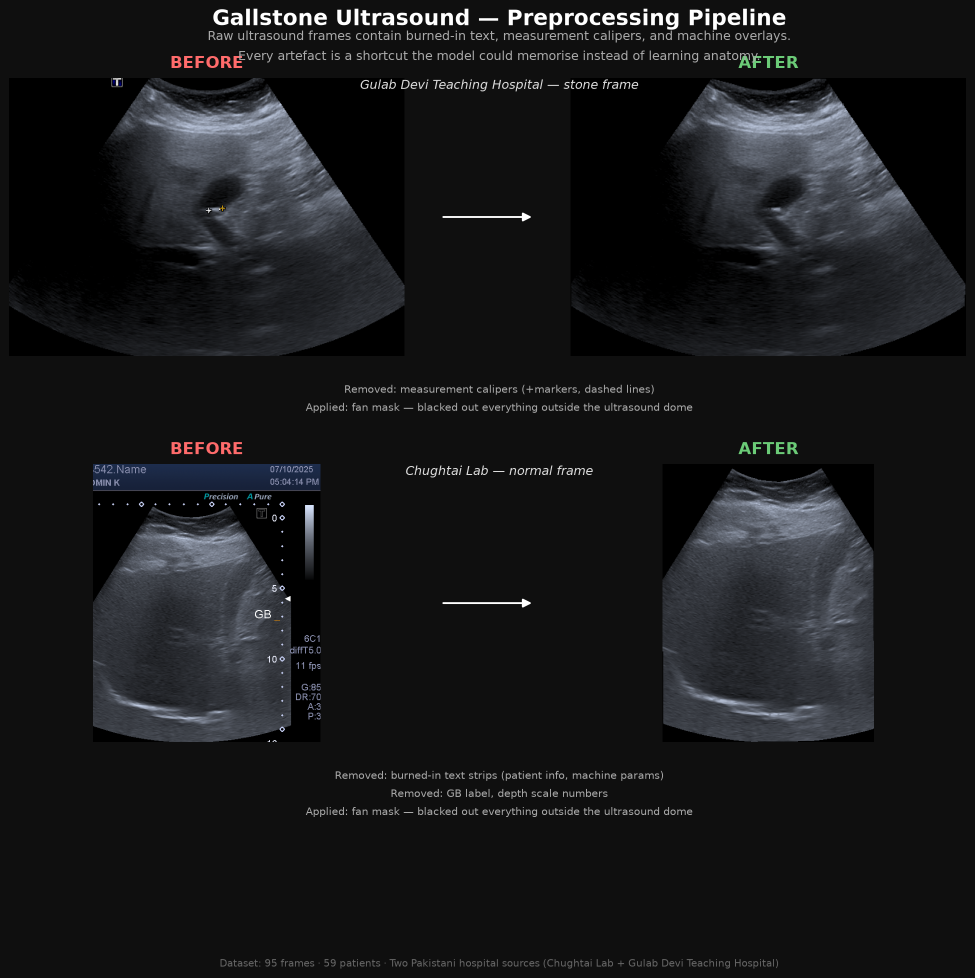
#> input picture pipeline_preview.png, 1950 x 1956 px (shown at 1/2 size); its folder holds only this picture in this run
$ python make_augmentation_examples.py --image pipeline_preview.png
#> lines starting #> are read from the running program, lines starting #| are printed output that depends on the picture
"""
Generate one example image per augmentation, for documentation.

Takes a single frame from stage3/ and applies each augmentation from the training
pipeline in isolation, so the effect of each can be seen on its own.

IMPORTANT: panels use the STRONGEST setting in each transform's range, not a random
draw. A random draw often lands near the identity value (blur sigma 0.1, jitter
factor 1.0) and produces a panel indistinguishable from the original, which is
useless as documentation. Training still samples these ranges randomly; these
panels show the worst case the model is asked to cope with.

Every range mirrors dataset.py::get_transforms(augment=True) - keep the two in sync:

    RandomHorizontalFlip()                        p = 0.5
    RandomRotation(10)                            +/- 10 degrees        -> demo uses -10
    RandomResizedCrop(224, scale=(0.8, 1.0))      keep 80-100% of area  -> demo uses 0.80
    ColorJitter(brightness=0.3, contrast=0.3)     factor in [0.7, 1.3]  -> demo uses 1.3 / 0.7
    GaussianBlur(kernel_size=3, sigma=(0.1, 1.0))                       -> demo uses 1.0
    AddGaussianNoise(std=0.02)                    applied AFTER Normalize

Outputs per augmentation:
    NN_<name>.png        the augmented image on its own
    diff/NN_<name>.png   |augmented - original|, amplified, to prove what moved

Usage:
    python make_augmentation_examples.py
    python make_augmentation_examples.py --image stage3/stones/<name>.png
    python make_augmentation_examples.py --variants        # random draws of full pipeline
"""

import argparse
import random
from pathlib import Path

import numpy as np
from PIL import Image, ImageChops, ImageDraw, ImageEnhance, ImageFilter

# must match dataset.py
MEAN = np.array([0.485, 0.456, 0.406])
STD = np.array([0.229, 0.224, 0.225])
NOISE_STD = 0.02
SIZE = 224

OUT_DIR = Path("augmentation_examples")
DIFF_DIR = OUT_DIR / "diff"
DIFF_GAIN = 6  # amplify difference maps so subtle changes are visible


def pad_to_square(img: Image.Image) -> Image.Image:
    """Same as dataset.py::_pad_to_square."""
    w, h = img.size
#> w = 1950; h = 1956
    if w == h:
        return img
    s = max(w, h)
#> s = 1956
    canvas = Image.new("RGB", (s, s), (0, 0, 0))
#> canvas: PIL image 1956x1956 RGB; every value is 0
    canvas.paste(img, ((s - w) // 2, (s - h) // 2))
    return canvas


def base(img: Image.Image) -> Image.Image:
    return pad_to_square(img).resize((SIZE, SIZE), Image.BILINEAR)


def crop_at(img: Image.Image, scale: float) -> Image.Image:
    """Centre-biased crop keeping `scale` of the area, resized back to 224."""
#> called with scale = 0.8
    sq = pad_to_square(img)
    w, h = sq.size
#> w = 1956; h = 1956
    cw, ch = int(w * scale ** 0.5), int(h * scale ** 0.5)
#> cw = 1749; ch = 1749
    x, y = (w - cw) // 2, (h - ch) // 2
#> x = 103; y = 103
    return sq.crop((x, y, x + cw, y + ch)).resize((SIZE, SIZE), Image.BILINEAR)
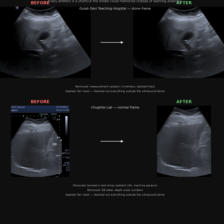
#> returned value: PIL image 224x224 RGB; mean R, G, B 25.6, 26.5, 28.4


def noise(ref: Image.Image, amplify: int = 1) -> Image.Image:
    """
    dataset.py adds noise AFTER Normalize, so std=0.02 there is 0.02 * STD in
    0-1 space: about 1.15 pixel levels out of 255. `amplify` is documentation only.
    """
#> called with amplify = 1
    a = np.asarray(ref).astype(np.float32) / 255.0
    n = np.random.randn(*a.shape) * (NOISE_STD * STD[None, None, :] * amplify)
    return Image.fromarray((np.clip(a + n, 0, 1) * 255).astype(np.uint8))


def full_pipeline(img: Image.Image) -> Image.Image:
    """Everything, randomly sampled, in dataset.py's order."""
    out = pad_to_square(img)
    if random.random() < 0.5:
        out = out.transpose(Image.FLIP_LEFT_RIGHT)
    out = out.rotate(random.uniform(-10, 10), resample=Image.BILINEAR, fillcolor=(0, 0, 0))
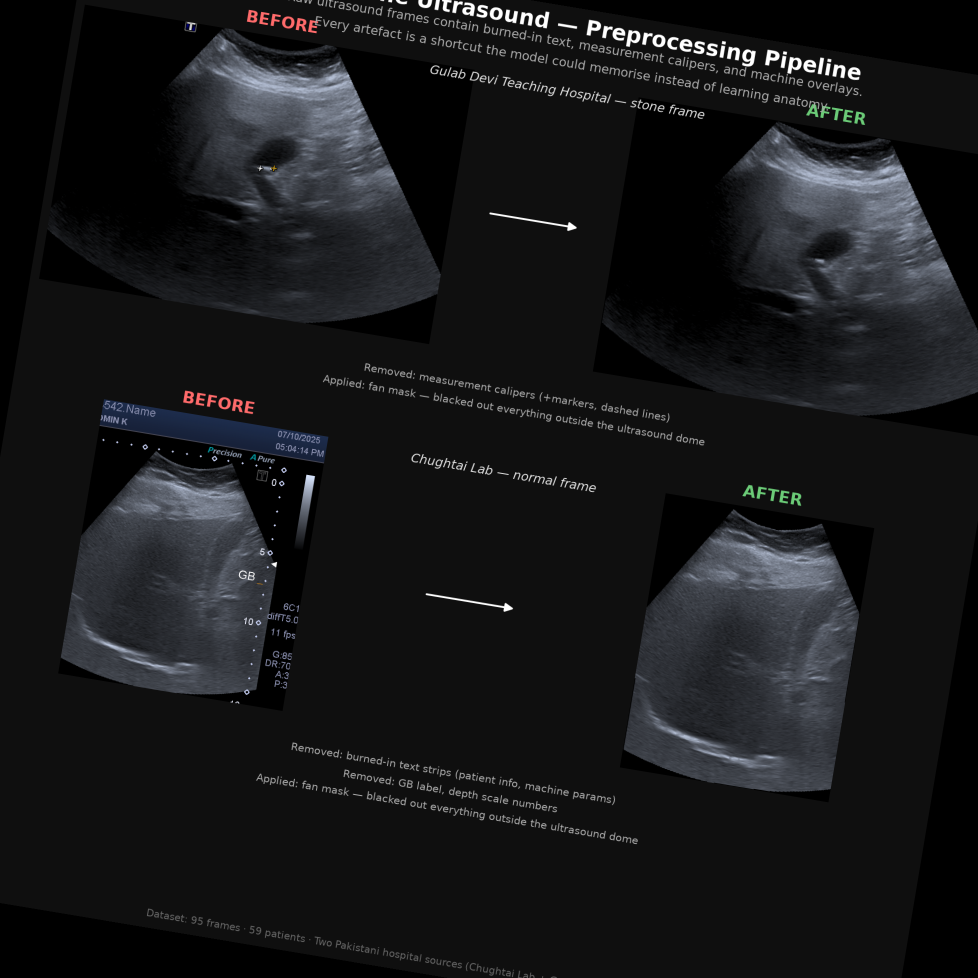
#> out: PIL image 1956x1956 RGB (shown at 1/2 size); mean R, G, B 23.1, 23.8, 25.4
    sq = pad_to_square(out)
    w, h = sq.size
#> w = 1956; h = 1956
    s = random.uniform(0.8, 1.0)
    cw, ch = int(w * s ** 0.5), int(h * s ** 0.5)
#> cw = 1808; ch = 1808
    x, y = random.randint(0, w - cw), random.randint(0, h - ch)
#> x = 57; y = 35
    out = sq.crop((x, y, x + cw, y + ch)).resize((SIZE, SIZE), Image.BILINEAR)
#> out: PIL image 224x224 RGB
    out = ImageEnhance.Brightness(out).enhance(random.uniform(0.7, 1.3))
    out = ImageEnhance.Contrast(out).enhance(random.uniform(0.7, 1.3))
    out = out.filter(ImageFilter.GaussianBlur(radius=random.uniform(0.1, 1.0)))
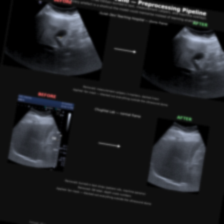
#> out: PIL image 224x224 RGB; mean R, G, B 28.1, 29.1, 31.4
    return noise(out)


def diff_map(ref: Image.Image, aug: Image.Image) -> Image.Image:
    d = ImageChops.difference(ref.convert("RGB"), aug.convert("RGB"))
    a = np.asarray(d).astype(np.float32) * DIFF_GAIN
    return Image.fromarray(np.clip(a, 0, 255).astype(np.uint8))


def label_strip(text: str, width: int, colour=(40, 40, 40)) -> Image.Image:
    strip = Image.new("RGB", (width, 16), (250, 250, 250))
    ImageDraw.Draw(strip).text((2, 2), text, fill=colour)
    return strip


def clean_output_dirs() -> int:
    """
    Wipe PNGs from the output dirs before regenerating.

    Panel names change whenever the demo parameters change, so stale files from an
    earlier run would otherwise sit alongside the new ones and be mistaken for them.
    Scoped deliberately: only *.png, only in these two directories, no recursion.
    """
    removed = 0
    for d in (OUT_DIR, DIFF_DIR):
        if not d.is_dir():
            continue
        for f in d.glob("*.png"):
            f.unlink()
            removed += 1
    return removed


def main() -> None:
    ap = argparse.ArgumentParser()
    ap.add_argument("--image", default=None, help="path to a stage3 PNG")
    ap.add_argument("--seed", type=int, default=42)
    args = ap.parse_args()

    if args.image:
        src = Path(args.image)
    else:
        stones = sorted(Path("stage3/stones").glob("*.png"))
        if not stones:
            raise SystemExit("no images found in stage3/stones/")
        src = stones[len(stones) // 2]

    random.seed(args.seed)
    np.random.seed(args.seed)

    img = Image.open(src).convert("RGB")
    OUT_DIR.mkdir(exist_ok=True)
    DIFF_DIR.mkdir(exist_ok=True)

    wiped = clean_output_dirs()
    if wiped:
        print(f"cleared {wiped} old PNG(s) from {OUT_DIR}/\n")

    ref = base(img)

    # ONE panel per augmentation TYPE, each at the strongest setting in its range.
    # Where a transform has two directions (brightness up/down, contrast up/down)
    # only the direction that moves pixels furthest is kept, measured empirically.
    panels = [
        ("00_original.png", "original (pad + resize)",
         ref),
        ("01_horizontal_flip.png", "horizontal flip",
         ref.transpose(Image.FLIP_LEFT_RIGHT)),
        ("02_rotation.png", "rotation -10 deg (range edge)",
         ref.rotate(-10, resample=Image.BILINEAR, fillcolor=(0, 0, 0))),
        ("03_random_crop.png", "crop to 80% area (range edge)",
         crop_at(img, 0.80)),
        ("04_brightness.png", "brightness x0.7 (strongest direction)",
         ImageEnhance.Brightness(ref).enhance(0.7)),
        ("05_contrast.png", "contrast x0.7 (strongest direction)",
         ImageEnhance.Contrast(ref).enhance(0.7)),
        ("06_gaussian_blur.png", "gaussian blur sigma=1.0 (range max)",
         ref.filter(ImageFilter.GaussianBlur(radius=1.0))),
        ("07_gaussian_noise.png", "gaussian noise std=0.02 (true strength)",
         noise(ref)),
        ("08_full_pipeline.png", "FULL pipeline, all combined",
         full_pipeline(img)),
        ("09_FORBIDDEN_vertical_flip.png", "VERTICAL FLIP - never use",
         ref.transpose(Image.FLIP_TOP_BOTTOM)),
    ]

    saved = []
    print(f"{'file':36s} {'mean |diff|':>11s}  {'max |diff|':>10s}   effect")
    print("-" * 92)
    for fname, label, out in panels:
        out.save(OUT_DIR / fname)
        d = np.asarray(ImageChops.difference(ref, out.convert("RGB"))).astype(float)
        if fname != "00_original.png":
            diff_map(ref, out).save(DIFF_DIR / fname)
        saved.append((OUT_DIR / fname, label, d.mean()))
        print(f"{fname:36s} {d.mean():11.2f}  {d.max():10.0f}   {label}")
#> this loop made 10 passes
#> (fname, label) on passes 1 to 10: ('00_original.png', 'original (pad + resize)'), ('01_horizontal_flip.png', 'horizontal flip'), ('02_rotation.png', 'rotation -10 deg (range edge)'), ('03_random_crop.png', 'crop to 80% area (range edge)'), ('04_brightness.png', 'brightness x0.7 (strongest direction)'), ('05_contrast.png', 'contrast x0.7 (strongest direction)'), ('06_gaussian_blur.png', 'gaussian blur sigma=1.0 (range max)'), ('07_gaussian_noise.png', 'gaussian noise std=0.02 (true strength)'), ('08_full_pipeline.png', 'FULL pipeline, all combined'), ('09_FORBIDDEN_vertical_flip.png', 'VERTICAL FLIP - never use')
#| 00_original.png                             0.00           0   original (pad + resize)
#| 01_horizontal_flip.png                     11.04         223   horizontal flip
#| 02_rotation.png                            16.62         207   rotation -10 deg (range edge)
#| 03_random_crop.png                         14.10         234   crop to 80% area (range edge)
#| 04_brightness.png                           8.08          68   brightness x0.7 (strongest direction)
#| 05_contrast.png                             5.58          61   contrast x0.7 (strongest direction)
#| 06_gaussian_blur.png                        2.61         127   gaussian blur sigma=1.0 (range max)
#| 07_gaussian_noise.png                       0.91           6   gaussian noise std=0.02 (true strength)
#> (further printed lines are left out)
#> pass 2, in main, `d = np.asarray(ImageChops.difference(ref, out.convert("RGB"))).astype(..`:
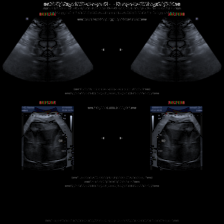
#> d: shape (224, 224, 3) float64; mean R, G, B 10.3, 10.8, 12
#> after the loop:
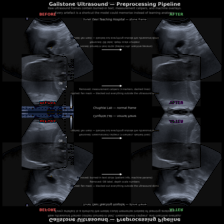
#> d: shape (224, 224, 3) float64; mean R, G, B 23.2, 24.2, 26.7
#> after the loop, saved = 10 items

    # contact sheet: augmented on top row-pair, diff underneath
    PAD, COLS, CELL, TXT = 6, 5, 200, 16
    rows = (len(saved) + COLS - 1) // COLS
#> rows = 2
    sheet = Image.new(
        "RGB",
        (COLS * CELL + PAD * (COLS + 1),
         rows * (CELL * 2 + TXT * 2) + PAD * (rows + 1)),
        (250, 250, 250),
    )
#> sheet: PIL image 1036x882 RGB; every value is 250
    d = ImageDraw.Draw(sheet)
    for i, (path, label, mdiff) in enumerate(saved):
        r, c = divmod(i, COLS)
#> r = 0; c = 0
        x = PAD + c * (CELL + PAD)
#> x = 6
        y = PAD + r * (CELL * 2 + TXT * 2 + PAD)
#> y = 6
        sheet.paste(Image.open(path).resize((CELL, CELL)), (x, y))
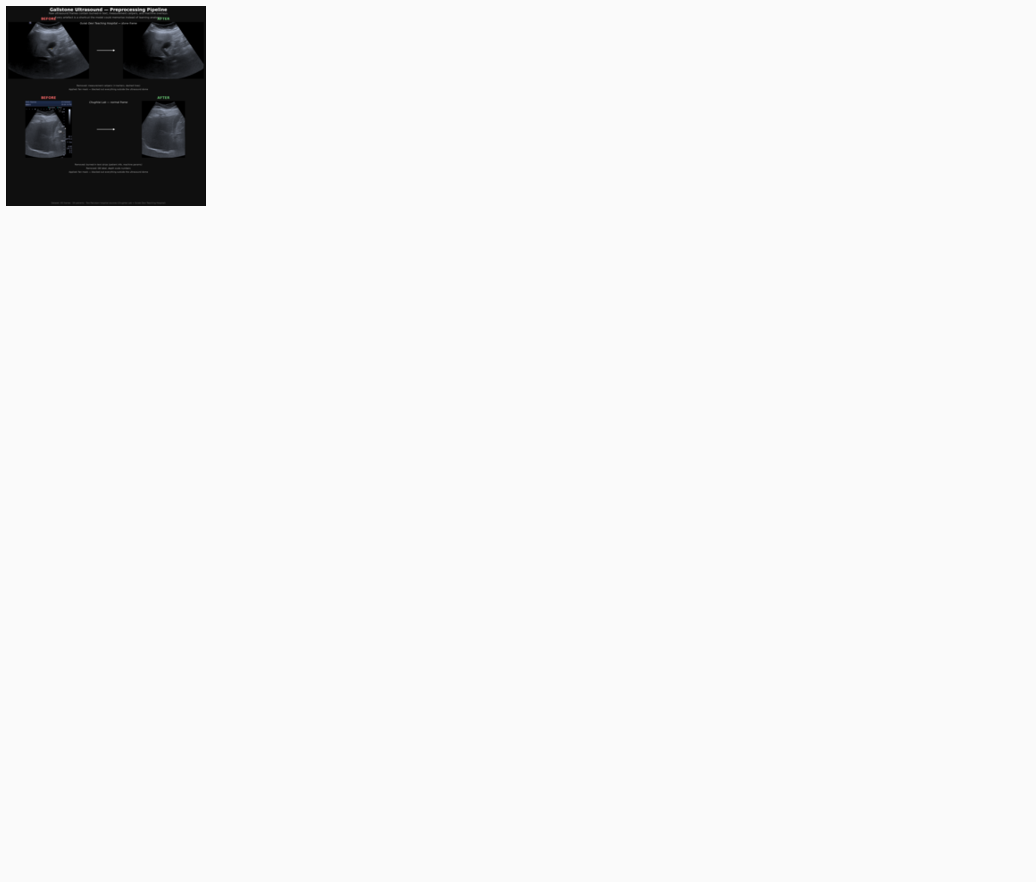
#> sheet: PIL image 1036x882 RGB; mean R, G, B 240.1, 240.2, 240.2
        colour = (200, 0, 0) if "FORBIDDEN" in path.name else (40, 40, 40)
#> colour = (40, 40, 40)
        d.text((x + 2, y + CELL + 3), label[:42], fill=colour)
        dp = DIFF_DIR / path.name
        if dp.exists():
            sheet.paste(Image.open(dp).resize((CELL, CELL)), (x, y + CELL + TXT))
            d.text((x + 2, y + CELL * 2 + TXT + 3),
                   f"diff x{DIFF_GAIN}  (mean {mdiff:.1f})", fill=(90, 90, 90))
        else:
            d.text((x + 2, y + CELL + TXT + 3), "(reference)", fill=(150, 150, 150))
    sheet.save(OUT_DIR / "_contact_sheet.png")
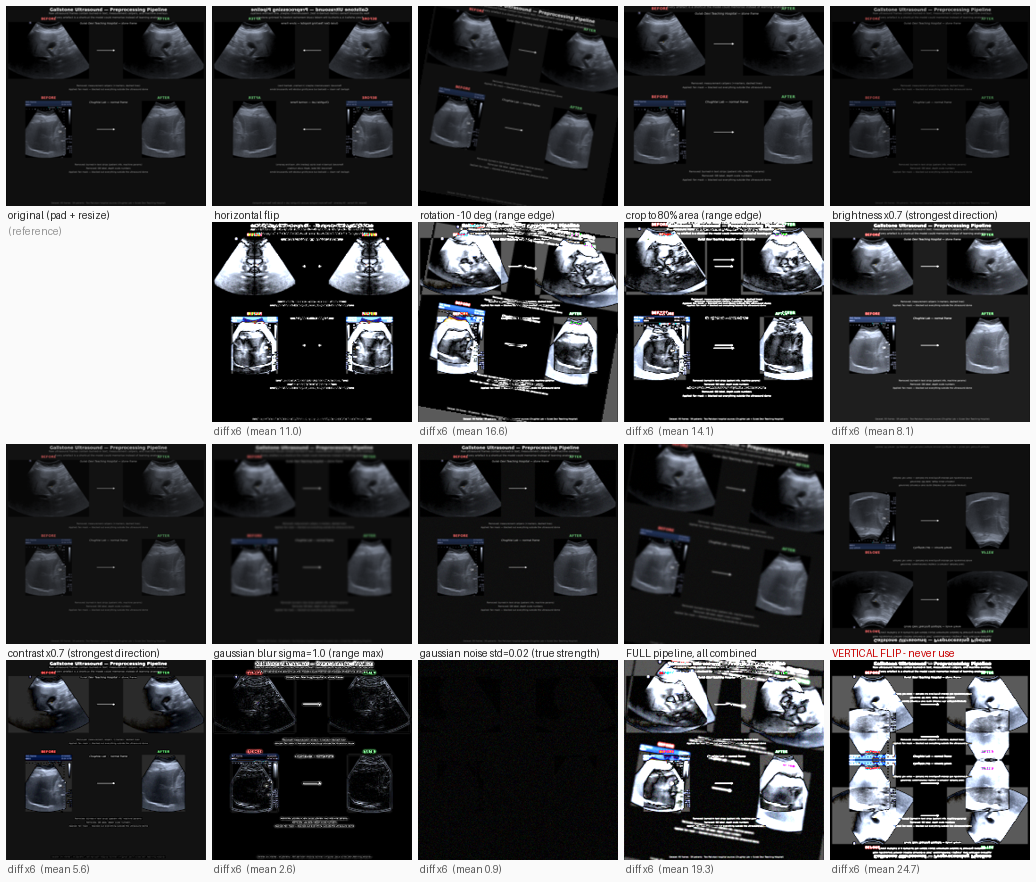
#> saved as _contact_sheet.png: PIL image 1036x882 RGB; mean R, G, B 72.2, 73, 74.7

    if False:
        vs = [full_pipeline(img) for _ in range(8)]
        vsheet = Image.new("RGB", (4 * CELL + PAD * 5, 2 * CELL + PAD * 3), (250, 250, 250))
        for i, v in enumerate(vs):
            r, c = divmod(i, 4)
            vsheet.paste(v.resize((CELL, CELL)),
                         (PAD + c * (CELL + PAD), PAD + r * (CELL + PAD)))
            v.save(OUT_DIR / f"variant_{i:02d}.png")
        vsheet.save(OUT_DIR / "_variants_sheet.png")
        print(f"\nalso wrote 8 random full-pipeline variants + _variants_sheet.png")

    print(f"\nsource : {src}")
    print(f"seed   : {args.seed}")
    print(f"wrote  : {len(saved)} panels + {len(saved)-1} diff maps -> {OUT_DIR}/")
#| wrote  : 10 panels + 9 diff maps -> augmentation_examples/


if __name__ == "__main__":
    main()
